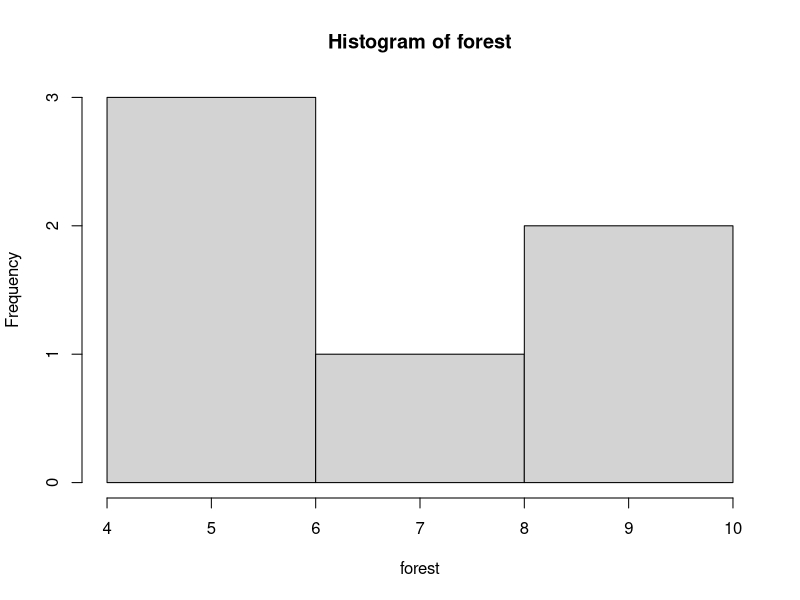
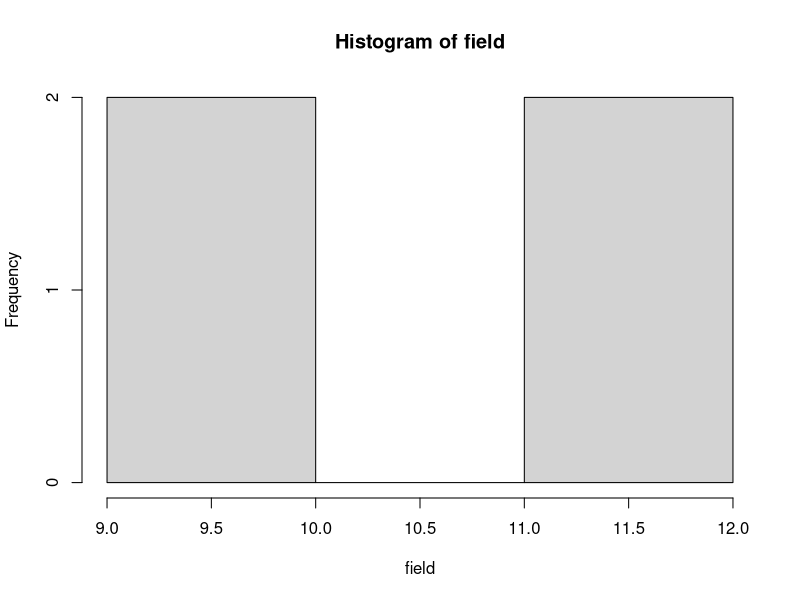
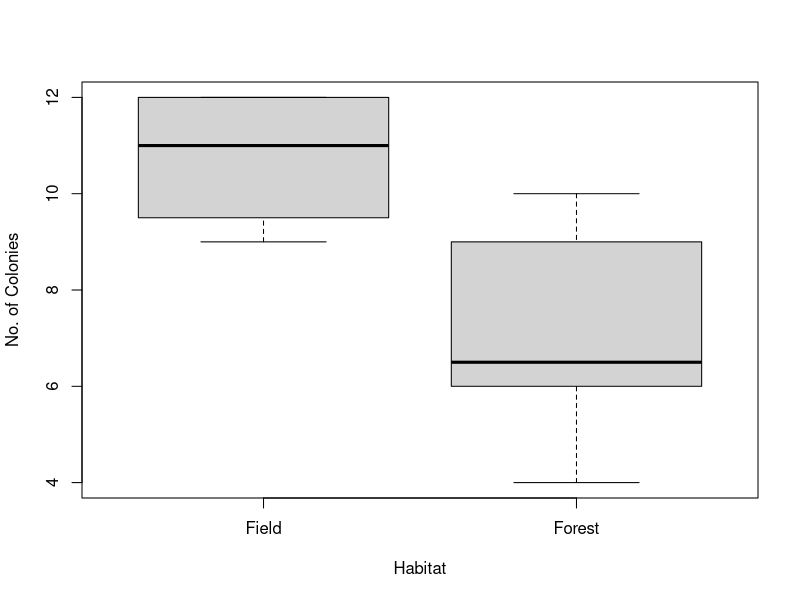
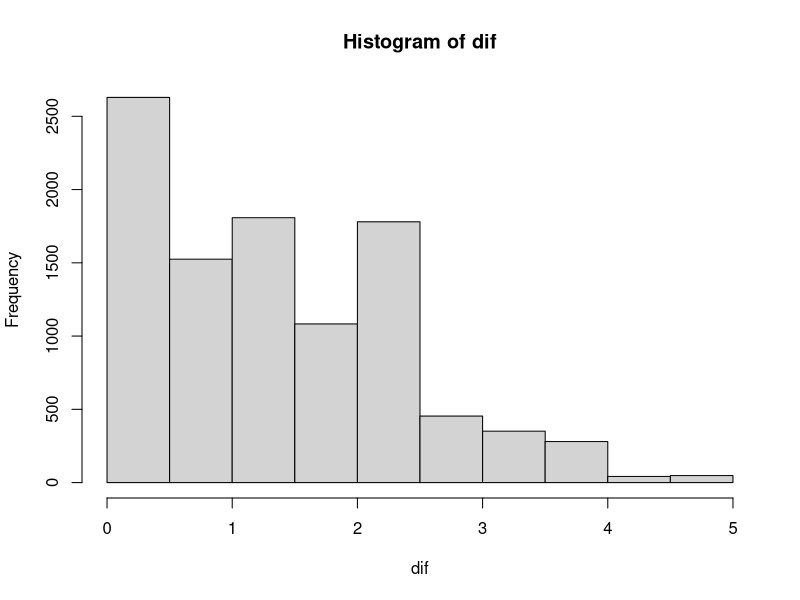
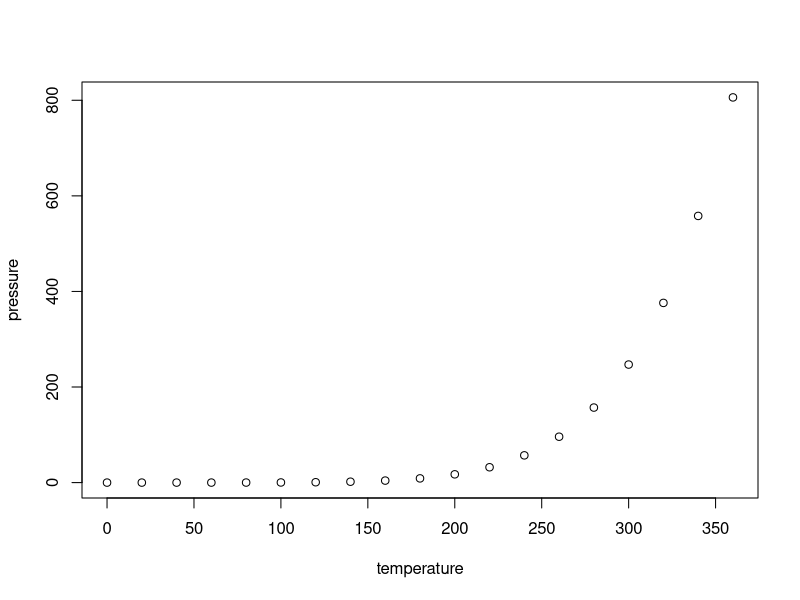

Write the R code that produced these figures, in order.
## ---- chunk 1
knitr::opts_chunk$set(echo = TRUE)
## ---- chunk 2
#Data input
forest <- c(9,6,4,6,7,10)
field <- c(12,9,12,10)

forest
field
## ---- chunk 3
hist(forest)
hist(field)
## ---- chunk 4

mean(forest) - mean(field)

## ---- chunk 5
df <- data.frame(id=seq(1, 10, 1), 
              Habitat=c(rep("Forest", 6),rep("Field", 4)), 
              Colonies=c(forest, field)
              )
                 
df


boxplot(Colonies~Habitat, data=df, ylab="No. of Colonies")
## ---- chunk 6
mean(forest);sd(forest)
mean(field);sd(field)

mean(field)-mean(forest)
## ---- chunk 7
colonies <- c(forest,field)
colonies


(mean(forest)-mean(field))

## ---- chunk 8
n <- 10000 # Let's do 10000 simulations!
sim <- matrix(,n,10) # let's create a matrix with 10000 x 10 dimensions
dif <- matrix(,n,) # this matrix has 10000 x 1 dimensions for the difference
str(dif)
str(sim)
## ---- chunk 9
for(i in 1:n) {
sim[i,]<- sample(colonies) # draw a random sample of colonies per quadrat
dif[i,] <- abs(mean(sim[i,1:6])-mean(sim[i,7:10]))
}
# sim
hist(dif)
## ---- chunk 10
(3.75 > dif)[1:100]
sum(3.75 > dif)
## ---- chunk 11
#sum(3.75 == dif)
sum(3.75 < dif)/n

# sum(3.75 <= dif)/n
## ---- chunk 12
ants.aov <- aov(Colonies ~ Habitat, data=df)
summary(ants.aov)

## ---- chunk 13
plot(pressure)
